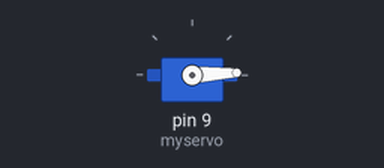
This sketch was run on a simulated Arduino Uno, built with avr-gcc and run on an emulated ATmega328P. Parts: servo.

Above: at 0.05 s.
At 1.3 s:
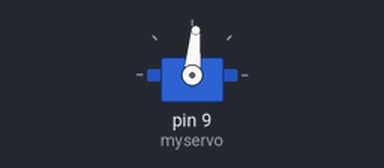
At 2.6 s:
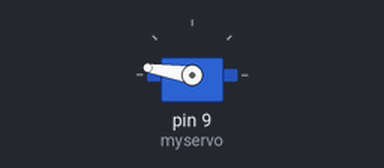
At 5.2 s:
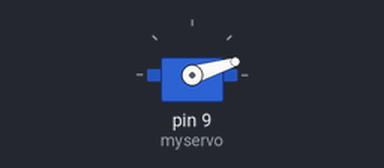
Timing chart, 0 to 7.1 s (numbered marks = the images above):
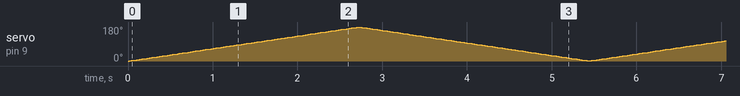

The sketch:

proj-03-02-control.ino
```cpp
#include <Servo.h>

//-------- Create an object ------------
Servo myservo;
int position = 0;


void setup() {
    // Match Pinmode and servo
    myservo.attach(9);
}


void loop() {
    // 0 degree to 180
    for(position = 0; position < 180; position += 1){
        myservo.write(position);
        delay(15);
    }
    // decreasing
    for(position = 180; position >= 1; position-=1){
       myservo.write(position);
       delay(15);
    }
}
```
